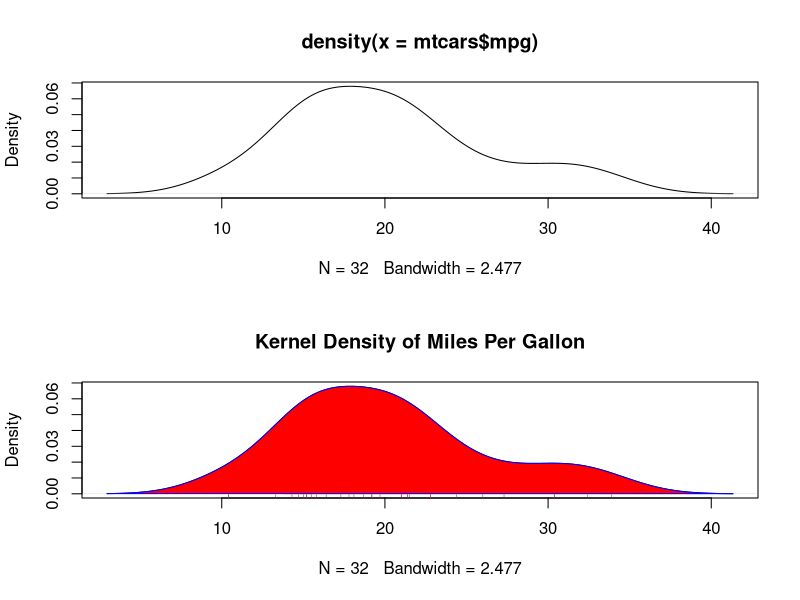
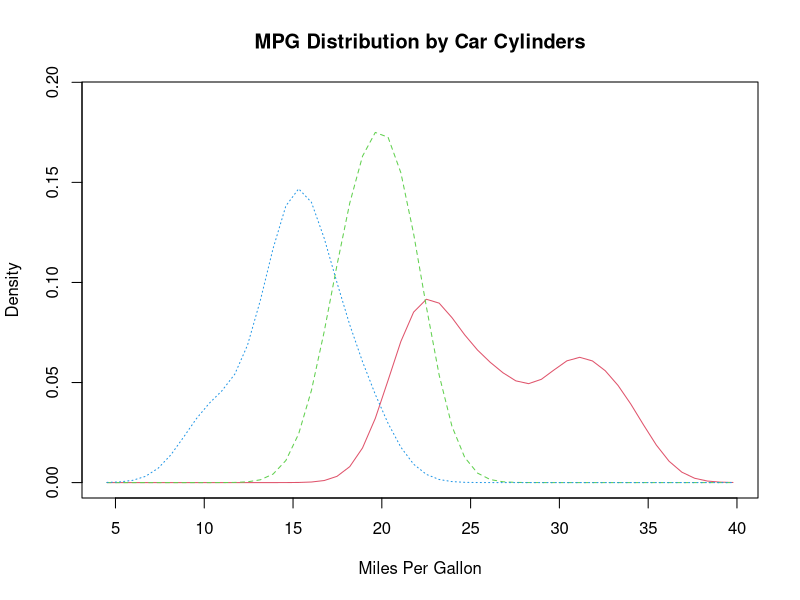

Recreate these plots in R, in order. (Note: this script raises an error after producing the figures.)
library(sm)

opar <- par(no.readonly = TRUE)
par(mfrow=c(2, 1))
d <- density(mtcars$mpg)

plot(d)

d <- density(mtcars$mpg)

plot(d, main='Kernel Density of Miles Per Gallon')
polygon(d, col='red', border='blue')
rug(mtcars$mpg, col='brown')
par(opar)

# comparable kernel density plot
attach(mtcars)

cyl.f <- factor(cyl, levels=c(4,6,8), 
                labels=c('4 cylinder', '6 cylinder', 
                         '8 cylinder'))
sm.density.compare(mpg, cyl, xlab='Miles Per Gallon')
title(main='MPG Distribution by Car Cylinders')
colfill <- c(2:(1+length(levels(cyl.f))))
legend(locator(1), levels(cyl.f), fill=colfil)
